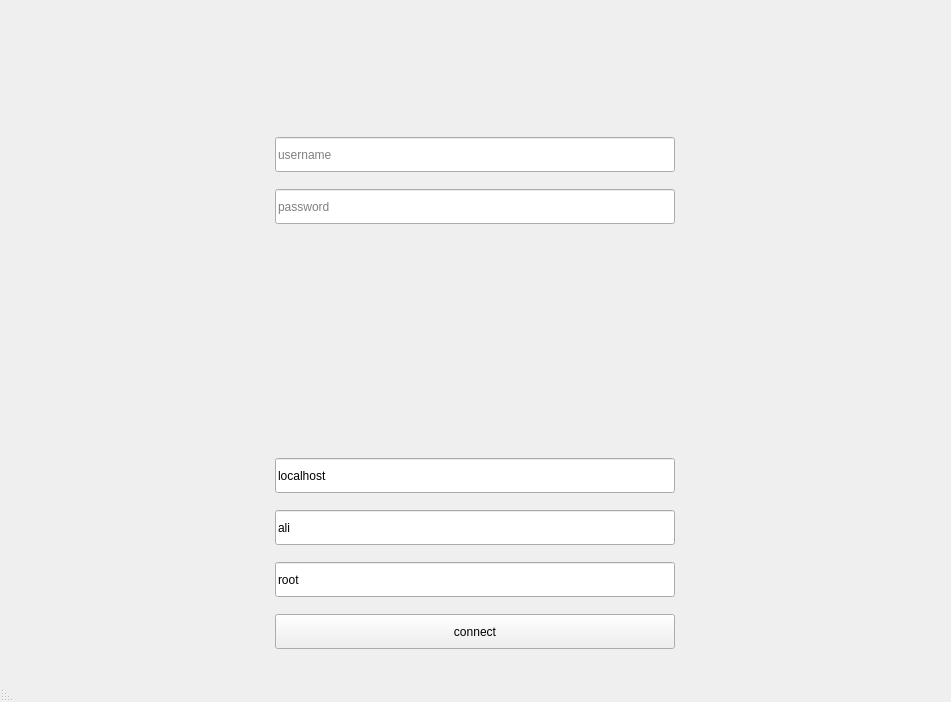
<?xml version="1.0" encoding="UTF-8"?>
<ui version="4.0">
 <class>MainWindow</class>
 <widget class="QMainWindow" name="MainWindow">
  <property name="geometry">
   <rect>
    <x>0</x>
    <y>0</y>
    <width>951</width>
    <height>702</height>
   </rect>
  </property>
  <property name="sizePolicy">
   <sizepolicy hsizetype="Expanding" vsizetype="Expanding">
    <horstretch>0</horstretch>
    <verstretch>0</verstretch>
   </sizepolicy>
  </property>
  <property name="minimumSize">
   <size>
    <width>0</width>
    <height>0</height>
   </size>
  </property>
  <property name="maximumSize">
   <size>
    <width>16000</width>
    <height>16000</height>
   </size>
  </property>
  <property name="windowTitle">
   <string>MainWindow</string>
  </property>
  <property name="layoutDirection">
   <enum>Qt::RightToLeft</enum>
  </property>
  <widget class="QWidget" name="centralwidget">
   <layout class="QVBoxLayout" name="verticalLayout">
    <item alignment="Qt::AlignHCenter">
     <widget class="QLabel" name="label_2">
      <property name="minimumSize">
       <size>
        <width>100</width>
        <height>100</height>
       </size>
      </property>
      <property name="maximumSize">
       <size>
        <width>100</width>
        <height>100</height>
       </size>
      </property>
      <property name="text">
       <string/>
      </property>
      <property name="pixmap">
       <pixmap resource="../booking/booking.qrc">:/core/enter.png</pixmap>
      </property>
      <property name="scaledContents">
       <bool>true</bool>
      </property>
      <property name="margin">
       <number>20</number>
      </property>
     </widget>
    </item>
    <item alignment="Qt::AlignHCenter">
     <widget class="QLineEdit" name="user_name">
      <property name="minimumSize">
       <size>
        <width>400</width>
        <height>35</height>
       </size>
      </property>
      <property name="maximumSize">
       <size>
        <width>400</width>
        <height>35</height>
       </size>
      </property>
      <property name="sizeIncrement">
       <size>
        <width>0</width>
        <height>35</height>
       </size>
      </property>
      <property name="baseSize">
       <size>
        <width>0</width>
        <height>35</height>
       </size>
      </property>
      <property name="placeholderText">
       <string>username</string>
      </property>
     </widget>
    </item>
    <item alignment="Qt::AlignHCenter">
     <widget class="QLineEdit" name="password">
      <property name="minimumSize">
       <size>
        <width>400</width>
        <height>35</height>
       </size>
      </property>
      <property name="maximumSize">
       <size>
        <width>400</width>
        <height>35</height>
       </size>
      </property>
      <property name="sizeIncrement">
       <size>
        <width>0</width>
        <height>35</height>
       </size>
      </property>
      <property name="baseSize">
       <size>
        <width>0</width>
        <height>35</height>
       </size>
      </property>
      <property name="placeholderText">
       <string>password</string>
      </property>
     </widget>
    </item>
    <item alignment="Qt::AlignHCenter">
     <widget class="QLabel" name="label">
      <property name="minimumSize">
       <size>
        <width>200</width>
        <height>200</height>
       </size>
      </property>
      <property name="maximumSize">
       <size>
        <width>200</width>
        <height>200</height>
       </size>
      </property>
      <property name="text">
       <string/>
      </property>
      <property name="pixmap">
       <pixmap resource="../booking/booking.qrc">:/core/server.png</pixmap>
      </property>
      <property name="scaledContents">
       <bool>true</bool>
      </property>
     </widget>
    </item>
    <item alignment="Qt::AlignHCenter">
     <widget class="QLineEdit" name="lineEdit_host_address">
      <property name="minimumSize">
       <size>
        <width>400</width>
        <height>35</height>
       </size>
      </property>
      <property name="maximumSize">
       <size>
        <width>400</width>
        <height>35</height>
       </size>
      </property>
      <property name="text">
       <string>localhost</string>
      </property>
      <property name="placeholderText">
       <string>host address</string>
      </property>
     </widget>
    </item>
    <item alignment="Qt::AlignHCenter">
     <widget class="QLineEdit" name="lineEdit_2_user">
      <property name="minimumSize">
       <size>
        <width>400</width>
        <height>35</height>
       </size>
      </property>
      <property name="maximumSize">
       <size>
        <width>400</width>
        <height>35</height>
       </size>
      </property>
      <property name="text">
       <string>ali</string>
      </property>
      <property name="placeholderText">
       <string>host_username</string>
      </property>
     </widget>
    </item>
    <item alignment="Qt::AlignHCenter">
     <widget class="QLineEdit" name="lineEdit_3_password">
      <property name="minimumSize">
       <size>
        <width>400</width>
        <height>35</height>
       </size>
      </property>
      <property name="maximumSize">
       <size>
        <width>400</width>
        <height>35</height>
       </size>
      </property>
      <property name="text">
       <string>root</string>
      </property>
      <property name="placeholderText">
       <string>host_password</string>
      </property>
     </widget>
    </item>
    <item alignment="Qt::AlignHCenter">
     <widget class="QPushButton" name="connectToServer">
      <property name="minimumSize">
       <size>
        <width>400</width>
        <height>35</height>
       </size>
      </property>
      <property name="maximumSize">
       <size>
        <width>400</width>
        <height>35</height>
       </size>
      </property>
      <property name="text">
       <string>connect</string>
      </property>
     </widget>
    </item>
    <item>
     <spacer name="verticalSpacer_2">
      <property name="orientation">
       <enum>Qt::Vertical</enum>
      </property>
      <property name="sizeType">
       <enum>QSizePolicy::Fixed</enum>
      </property>
      <property name="sizeHint" stdset="0">
       <size>
        <width>20</width>
        <height>10</height>
       </size>
      </property>
     </spacer>
    </item>
   </layout>
  </widget>
  <widget class="QMenuBar" name="menubar">
   <property name="geometry">
    <rect>
     <x>0</x>
     <y>0</y>
     <width>951</width>
     <height>26</height>
    </rect>
   </property>
  </widget>
  <widget class="QStatusBar" name="statusbar"/>
 </widget>
 <resources>
  <include location="../booking/booking.qrc"/>
 </resources>
 <connections/>
</ui>
